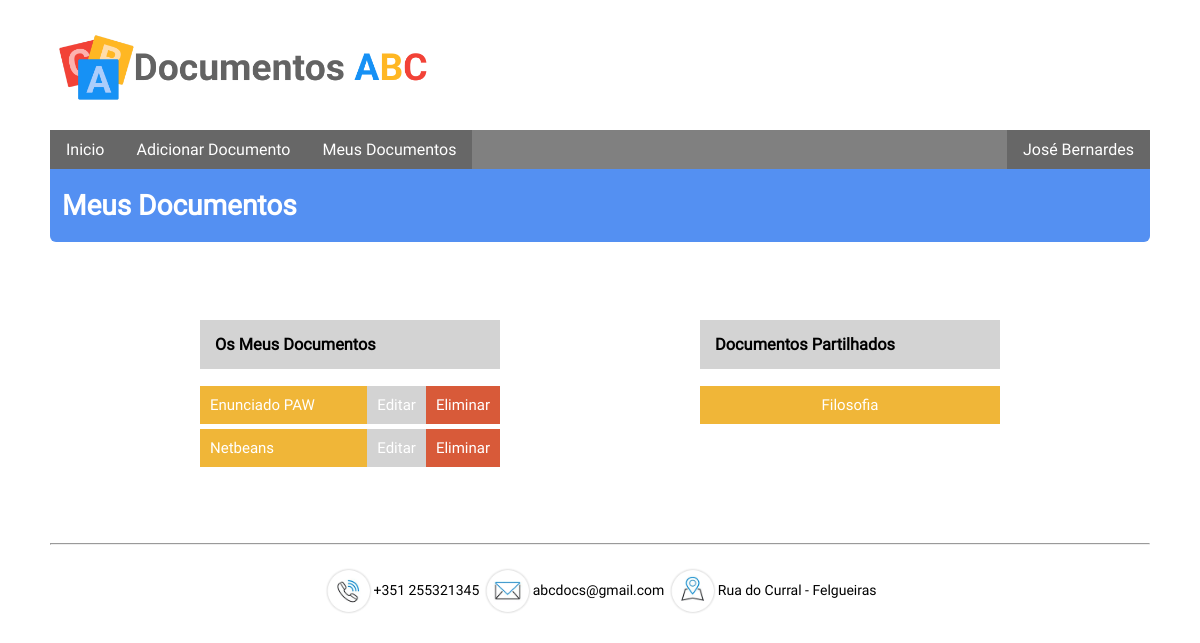
/v_private/my-docs.php (signed in), run on the app's committed database.
### tables this page shows
CREATE TABLE `user` (
  `UserID` int(11) NOT NULL,
  `UserPASS` varchar(100) NOT NULL,
  `UserEMAIL` varchar(50) NOT NULL,
  `UserNAME` varchar(100) NOT NULL,
  `UserPHOTO` varchar(1000) NOT NULL,
  `UserPHONE` int(9) DEFAULT NULL,
  `UserAUTHLEVEL` enum('USER','ADMIN','USERINACTIVE','') NOT NULL DEFAULT 'USERINACTIVE',
  `UserADDRESS` int(11) NOT NULL,
  `UserTokenID` varchar(100) DEFAULT NULL
);

CREATE TABLE `document` (
  `DocumentID` int(11) NOT NULL,
  `DocumentTITLE` varchar(90) NOT NULL,
  `DocumentUserID` int(11) NOT NULL,
  `DocumentSUMMARY` varchar(200) NOT NULL,
  `DocumentCategoryID` int(11) NOT NULL,
  `DocumentDATE` datetime NOT NULL,
  `DocumentCONTENT` longtext NOT NULL,
  `DocumentPATH` varchar(200) DEFAULT NULL,
  `DocumentVisibilityID` int(11) NOT NULL,
  `DocumentCOMMENTS` tinyint(1) NOT NULL DEFAULT '1'
);

CREATE TABLE `document_user_shared` (
  `DocumentID` int(11) NOT NULL,
  `UserID` int(11) NOT NULL,
  `DocumentUserCOMMENTS` tinyint(1) NOT NULL DEFAULT '1'
);

### Application/Database/MyDataAccessPDOBase.php (called while the page is built, shortened)
<?php
require_once (Conf::getApplicationDatabasePath() . 'MyDataAccessPDOSqlFactory.php');
abstract class MyDataAcessPDOBase {
    private $connection = null;
    private $connectionOptions = array(
        PDO::ATTR_ERRMODE => PDO::ERRMODE_EXCEPTION,
        PDO::MYSQL_ATTR_INIT_COMMAND => "SET NAMES 'UTF8'"
    );
    public function __construct($host, $databaseName, $userName, $password) {
        $dsn = $this->getDSNMySQL($host, $databaseName);
    }
    private function getDSNMySQL(&$host, &$databaseName) {
        $dsn = self::DSN_MYSQL;
        return $dsn;
    }
    protected function getConnection() {
        return $this->connection;
    }
    protected function setConnection(PDO $connection) {
        $this->connection = $connection;
    }
    private function getConnectionOptions() {
        return $this->connectionOptions;
    }
    protected function prepareStatement(&$sql, Array &$dataParameters = null) {
        $q = $this->getConnection()->prepare($sql);
        $q->execute($dataParameters);
        return $q;
    }
}

### Application/Manager/SessionManager.php (called while the page is built, shortened)
<?php
class SessionManager {
    public static function getSessionValue($key) {
        if (array_key_exists($key, $_SESSION)) {
            return $_SESSION[$key];
        } else {
            throw new SessionException("Session key don't exist");
        }
    }
    public static function keyExists($key) {
        if (array_key_exists($key, $_SESSION)) {
            return true;
        } else {
            return false;
        }
    }
}

### Application/Database/MyDataAccessPDOSqlFactory.php (called while the page is built, shortened)
<?php
class MyDataAccessPDOSqlFactory {
    public static function buildPDOPlaceHolderKey($key){
        return self::PDO_PLACEHOLDER_PRECHAR . $key;
    }
    protected static function buildSQLClauseWhere(Array &$where = null){
        $whereClause = self::STRING_EMPTY_VALUE;
        if ($where != null) {
            foreach (array_keys($where) as $key) {
                $whereClause =  $whereClause .
                                ($whereClause == self::STRING_EMPTY_VALUE ? self::STRING_EMPTY_VALUE : ' AND ') .
                                $key . ' = ' . self::buildPDOPlaceHolderKey($key);
            }
            $whereClause = ' WHERE ' . $whereClause;
        }
        return $whereClause;
    }
    protected static function buildSQLClauseOrderBy(Array &$order = null){
        $orderClause = self::STRING_EMPTY_VALUE;
        if ($order   != null) {
            $orderClause = 'ORDER BY ' . implode(self::SQL_FIELD_VALUES_SEPARATOR, $order);
        }
        return $orderClause;
    }
    protected static function buildSQLSelect(&$table, Array &$where = null, Array &$order = null) {
        $sql = self::SQL_SELECT_STATEMENT_BASE;
        $whereClause = self::buildSQLClauseWhere($where);
        $orderClause = self::buildSQLClauseOrderBy($order);
        self::replaceStringTag(self::SQL_TABLE_NAME_TAG, $sql, $table);
        self::replaceStringTag(self::SQL_WHERE_CLAUSE_TAG, $sql, $whereClause);
        self::replaceStringTag(self::SQL_ORDERBY_CLAUSE_TAG, $sql, $orderClause);
        return $sql;
    }
    public static function buildSQL($op, &$table, Array &$data = null, Array &$dataOptional = null){
        $sql = self::STRING_EMPTY_VALUE;
        switch ($op) {
            case MyDataAccessPDO::SELECT_OPERATION:
                $sql = self::buildSQLSelect($table, $data, $dataOptional);
                break;
        }
        return $sql;
    }
}

### Application/Database/MyDataAccessPDO.php (called while the page is built, shortened)
<?php
require_once (Conf::getApplicationDatabasePath() . 'MyDataAccessPDOBase.php');
require_once (Conf::getApplicationDatabasePath() . 'MyDataAccessPDOSqlFactory.php');
class MyDataAccessPDO extends MyDataAcessPDOBase {
    protected function getRecords($table, Array $where = null, Array $order = null) {
        try {
            $sql = MyDataAccessPDOSQLFactory::buildSQL(self::SELECT_OPERATION, $table, $where, $order);
            $q = $this->prepareStatement($sql, $where);
        } catch (PDOException $e) {
            throw $e;
        } catch (Exception $e) {
            throw $e;
        }
        $q->setFetchMode(PDO::FETCH_ASSOC);
        return $q->fetchAll();
    }
}

### Application/Manager/UserManager.php (called while the page is built, shortened)
<?php
require_once Config::getApplicationDatabasePath() . 'MyDataAccessPDO.php';
require_once Config::getApplicationModelPath() . 'UserModel.php';
class UserManager extends MyDataAccessPDO {
    public function getUserByID($UserID) {
        try {
            $array = $this->getRecords(self::TABLE_NAME, array('UserID' => $UserID));
            if (count($array) == 1) {
                $rec = reset($array);
                return UserModel::convertArrayToObject($rec);
            } else {
                throw new Exception('Multiples IDs');
            }
        } catch (Exception $ex) {
            throw new UserException($ex->getMessage(), Config::GET_EXCEPTION);
        }
    }
}

### Application/Model/UserModel.php (called while the page is built, shortened)
<?php
class UserModel {
    private $UserNAME;
    function __construct($UserID, $UserPASS, $UserEMAIL, $UserNAME, $UserPHOTO, $UserPHONE, $UserAUTHLEVEL, $UserADDRESS, $UserTokenID) {
        $this->UserNAME = $UserNAME;
    }
    function getUserNAME() {
        return $this->UserNAME;
    }
    public static function convertArrayToObject(Array &$data) {
        return self::createObject($data['UserID'], $data['UserPASS'], $data['UserEMAIL'], $data['UserNAME'], $data['UserPHOTO'], $data['UserPHONE'], $data['UserAUTHLEVEL'], $data['UserADDRESS'], $data['UserTokenID']);
    }
    public static function createObject($UserID, $UserPASS, $UserEMAIL, $UserNAME, $UserPHOTO, $USerPHONE, $UserAUTHLEVEL, $UserADDRESS, $UserTokenID) {
        $user = new UserModel($UserID, $UserPASS, $UserEMAIL, $UserNAME, $UserPHOTO, $USerPHONE, $UserAUTHLEVEL, $UserADDRESS, $UserTokenID);
        return $user;
    }
}

### Application/Manager/DocumentManager.php (called while the page is built, shortened)
<?php
require_once Config::getApplicationDatabasePath() . 'MyDataAccessPDO.php';
require_once Config::getApplicationModelPath() . 'DocumentModel.php';
class DocumentManager extends MyDataAccessPDO {
    public function getDocumentByID($DocumentID) {
        try {
            $array = $this->getRecords(self::TABLE_NAME, array('DocumentID' => $DocumentID));
            if (count($array) == 1) {
                $rec = reset($array);
                return DocumentModel::convertArrayToObject($rec);
            } else {
                throw new Exception('IDs');
            }
        } catch (Exception $ex) {
            throw new DocumentException($ex->getMessage(), Config::GET_EXCEPTION);
        }
    }
    public function getDocumentByUserID($DocumentUserID) {
        $where = array('DocumentUserID' => $DocumentUserID);
        $array = $this->getRecords(self::TABLE_NAME, $where);
        $list = array();
        foreach ($array AS $rec) {
            $list[$rec['DocumentID']] = DocumentModel::convertArrayToObject($rec);
        }
        return $list;
    }
    public function getSharedDocsByUserID($userID) {
        $where = array('UserID' => $userID);
        $array = $this->getRecords(self::TABLE_DOCUMENT_USER_SHARED, $where);
        return $array;
    }
}

### Application/Model/DocumentModel.php (called while the page is built, shortened)
<?php
class DocumentModel {
    private $DocumentID;
    private $DocumentTITLE;
    function __construct($DocumentID, $DocumentTITLE, $DocumentSUMMARY, $DocumentUserId, $DocumentCategoryId, $DocumentDATE, $DocumentCONTENT, $DocumentVisibilityId, $DocumentCOMMENTS, $DocumentPATH = null) {
        $this->DocumentID = $DocumentID;
        $this->DocumentTITLE = $DocumentTITLE;
    }
    function getDocumentID() {
        return $this->DocumentID;
    }
    function getDocumentTITLE() {
        return $this->DocumentTITLE;
    }
    public static function convertArrayToObject(Array &$data) {
        return self::createObject($data['DocumentID'], $data['DocumentTITLE'], $data['DocumentSUMMARY'], $data['DocumentUserID'], $data['DocumentCategoryID'], $data['DocumentDATE'], $data['DocumentCONTENT'], $data['DocumentPATH'], $data['DocumentVisibilityID'], $data['DocumentCOMMENTS']);
    }
    public static function createObject($DocumentID, $DocumentTITLE, $DocumentSUMMARY, $DocumentUserId, $DocumentCategoryId, $DocumentDATE, $DocumentCONTENT, $DocumentPATH, $DocumentVisibilityId, $DocumentCOMMENTS) {
        $document = new DocumentModel($DocumentID, $DocumentTITLE, $DocumentSUMMARY, $DocumentUserId, $DocumentCategoryId, $DocumentDATE, $DocumentCONTENT, $DocumentVisibilityId, $DocumentCOMMENTS, $DocumentPATH);
        return $document;
    }
}

### v_private/my-docs.php (the view, shortened to what this page needs)
<html>
    <head>
        <?php include_once __DIR__ . '/../partials/_head.php'; ?>
    </head>
    <body>
        <?php include_once '../partials/_header.php'; ?>
        <h1 id="main-title">Meus Documentos</h1>
        <?php
        if (SessionManager::keyExists('authUsername')) {
            require_once Config::getApplicationManagerPath() . "DocumentManager.php";
            $docManager = new DocumentManager();
            $arrayDocsAtual = $docManager->getDocumentByUserID(SessionManager::getSessionValue('authUsername'));
            $sharedDocs = $docManager->getSharedDocsByUserID(SessionManager::getSessionValue('authUsername'));
            ?>
            <div class="topIndex docsContainer">
                <div id="mydocs">
                    <h3>Os Meus Documentos</h3>
                    <ul>
                        <?php
                        foreach ($arrayDocsAtual as $value) {
                            ?>
                            <li class="docs"><a href="../v_public/view-document.php?id=<?= $value->getDocumentID() ?>"><?= $value->getDocumentTITLE() ?></a><a class="edit" href="edit-document.php?id=<?= $value->getDocumentID() ?>">Editar</a><a href="delete-document.php?id=<?= $value->getDocumentID() ?>">Eliminar</a></li>
                            <?php
                        }
                        ?>
                    </ul>
                </div>
                <div id="sharedDocs">
                    <h3>Documentos Partilhados</h3>
                    <ul>
                        <?php
                        foreach ($sharedDocs as $value) {
                            ?>
                            <li class="docs">
                                <?php
                                try {
                                    $document = $docManager->getDocumentByID($value['DocumentID']);
                                    ?>
                                    <a href="../v_public/view-document.php?id=<?= $document->getDocumentID() ?>"> <?= $document->getDocumentTITLE() ?></a>
                                    <?php
                                } catch (DocumentException $ex) {
                                    ?>
                                    <a href="#">Erro ao identificar o documento</a>
                                    <?php
                                }
                                ?>
                            </li>
                            <?php
                        }
                        ?>
                    </ul>
                </div>
            </div>
            <?php
        } else {
            $string = 'Necessário autenticação';
            $url = '../v_public/authentication.php';
            $text = 'Login';
            include_once __DIR__ . '/../partials/_error.php';
        }
        ?>
        <?php include_once __DIR__ . '/../partials/_footer.php'; ?>
    </body>
</html>

### partials/_header.php (shortened to what this page needs)
<?php
require_once Config::getApplicationManagerPath() . 'UserManager.php';
$userManager = new UserManager();
try {
    $bool = true;
    $sessionUserID = SessionManager::getSessionValue('authUsername');
    $userModel = $userManager->getUserByID($sessionUserID);
} catch (UserException $exc) {
    $bool = false;
} catch (SessionException $exc) {
    $bool = false;
}
?>
<header>
    <img src="../images/logo.png"  alt="Documentos ABC"/>
    <nav>
        <ul>
            <li><a href="../v_public/index.php">Inicio</a></li><li class="drop">
                <a class="noclick" href="#">Adicionar Documento</a>
            </li><li><a href="../v_private/my-docs.php">Meus Documentos</a></li><!--
            <?php
            if ($bool) {
                ?>
                --><li class="drop nav_right">
                    <a  class="noclick" href="#"><?= $userModel->getUserNAME() ?></a>
                </li><!--
                <?php
            } else {
                ?>
                --><li class="nav_right"><a href = "../v_public/authentication.php">Login/Registar</a></li><!--
                <?php } ?>
            --></ul>
    </nav>
</header>

### styles/style.css (style rules this page uses)
body { font-family: Roboto; font-size: 14px; margin: 30px 50px; }
h1#main-title { margin:0px 0px 10px 0px; padding:20px 12px; background-color: rgb(84,144,242); border-radius: 0px 0px 6px 6px; color:white; }
header > img { max-height: 80px; max-width: 400px; height: auto; width: 100%; margin-bottom: 20px; }
header > nav ul { list-style-type: none; margin: 0; padding:0; background-color: grey; }
header > nav li { background:rgba(0,0,0, 0.2); }
header > nav > ul > li { display: inline-block; position: relative; }
header > nav a { display: block; color: white; padding: 10px 16px; text-decoration: none; font-size: 16px; }
header > nav a.noclick { min-width: 100px; }
.nav_right { float:right; text-align: center; }
div.topIndex { flex: 1; max-width: 300px; margin: 20px 0; }
div.topIndex > div > ul { list-style-type: none; padding:0; }
div.topIndex > div > ul > li { background-color: rgb(240,182,56); padding:0; margin:5px auto; }
div.topIndex > div > ul li a { color: white; display: block; text-decoration: none; padding: 10px; text-align: center; font-size: 15px; }
div.docsContainer.topIndex { display: flex; margin: 50px auto; max-width: 1000px; flex-wrap: wrap; }
div.docsContainer.topIndex > div { margin: 10px auto; width: 300px; padding:2px; }
div#mydocs h3, div#sharedDocs h3 { background-color:lightgray; padding: 15px; }
div#mydocs li.docs { display: flex; }
div#mydocs li.docs a { text-align: left; flex-grow: 1; }
div#mydocs li a.edit,div#mydocs li a:last-child { margin-left: auto; flex-grow: 0; }
div#mydocs li a.edit { background-color: lightgray; }
div#mydocs li a:last-child { background-color: rgba(210,68,58,0.8); }

### styles/style-mobile.css (style rules this page uses)
body { margin: 30px 10px; }
header > nav > ul > li { display: block; }
header > nav li { margin-top: 1px; }
.nav_right { float:none; }
header > nav > ul li { text-align: center; }

### data on the page
user: UserNAME "José Bernardes"
document: DocumentTITLE "Enunciado PAW"
document: DocumentTITLE "Netbeans"
document_user_shared: DocumentID.DocumentTITLE "Filosofia"
